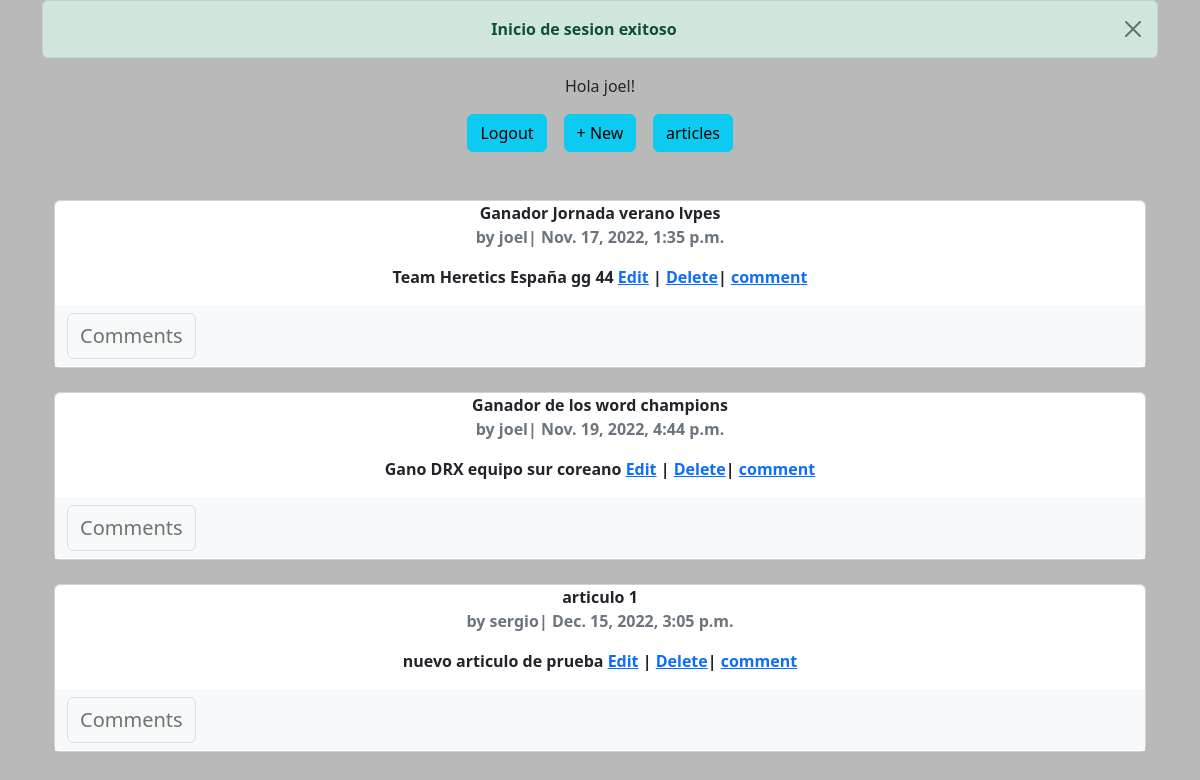
The app's page / (signed in) with its own data.
### accounts/models.py (models this page shows)
class CustomUser(AbstractUser):
    age = models.PositiveIntegerField(null=True, blank=True)

### articles/models.py (models this page shows, shortened)
class Article(models.Model):
    title = models.CharField(max_length=255)
    body = models.TextField()
    date = models.DateTimeField(auto_now_add=True)
    author = models.ForeignKey(
        settings.AUTH_USER_MODEL,
        on_delete=models.CASCADE,
    )

### articles/views.py (the view)
# urls.py: path('', ArticleListView.as_view(), name='article_list'),
class ArticleListView(LoginRequiredMixin, ListView):
    model = Article
    template_name = "article_list.html"

### articles/models.py (called while the page is built)
    def __str__(self):
        return self.comment

### templates/article_list.html (shortened to what this page needs)
{% extends "base.html" %}
{% block content %}
    {% for article in article_list %}
        <div class="card">
                <span class="font-weight-bold">
                    {{article.title}}
                </span>
                <span class="text-muted">by {{article.author}}|
                    {{article.date}}
                </span>
            <div class="card-body">
                {{article.body}}
                <a href="{% url 'article_edit' article.pk %}">Edit</a> |
                <a href="{% url 'article_delete' article.pk %}">Delete</a>|
                <a href="{% url 'article_detail' article.pk%}">comment</a>
            </div>
              <nav class="navbar bg-light">
                <div class="container-fluid">
                  <button class="navbar-toggler" type="button" data-bs-toggle="collapse" data-bs-target="#navbarToggleExternalContent" aria-controls="navbarToggleExternalContent" aria-expanded="false" aria-label="Toggle navigation">
                    <span class="navbar">Comments</span>
                  </button>
                </div>
              </nav>
        </div>
        <br/>
    {% endfor %}
{% endblock content %}

### templates/base.html (shortened to what this page needs)
{% load static %}
<html>
    <head>
        <link rel="stylesheet" href="{% static 'bootstrap-5.2.2-dist/css/bootstrap.min.css' %}">
        <link rel="stylesheet" href="{% static 'css/error.css' %}">
    </head>
    <body id="login">
        <div class="container">
                <header id="header">
                    <div class="text-center">
                            {% if user.is_authenticated %}
                            <div class="alert alert-success alert-dismissible fade show" role="alert">
                                <strong>Inicio de sesion exitoso</strong>
                                <button type="button" class="btn-close" data-bs-dismiss="alert" aria-label="Close"></button>
                            </div>
                                <p>Hola {{ user.username }}!</p>
                                <ul class="nav justify-content-center">
                                    <li class="nav-item col-1">
                                        <a class="btn btn-info" href="{% url 'logout' %}">Logout</a>
                                    </li>
                                    <li class="nav-item col-1">
                                        <a class="btn btn-info" href="{% url 'article_new' %}">+ New</a>
                                    </li>
                                    <li class="nav-item col-1">
                                        <a class="btn btn-info" href="{% url 'article_list'%}">articles</a>
                                    </li>
                                </ul>
                            {% endif %}
                            <br>
                        </div>
                </header>
                <div class="container text-center">
                    <br>
                    <b>
                    {% block content %}
                    {% endblock content %}
                </div>
            <br>
        </div>
    </body>
</html>

### static/css/error.css (style rules this page uses)
#login { background-color: rgba(0, 0, 0, 0.274); }

### records on screen
CustomUser: username "joel"
Article: title "Ganador Jornada verano lvpes", author "joel", date "Nov. 17, 2022, 1:35 p.m.", body "Team Heretics España gg 44"
Article: title "Ganador de los word champions", author "joel", date "Nov. 19, 2022, 4:44 p.m.", body "Gano DRX equipo sur coreano"
Article: title "articulo 1", author "sergio", date "Dec. 15, 2022, 3:05 p.m.", body "nuevo articulo de prueba"
